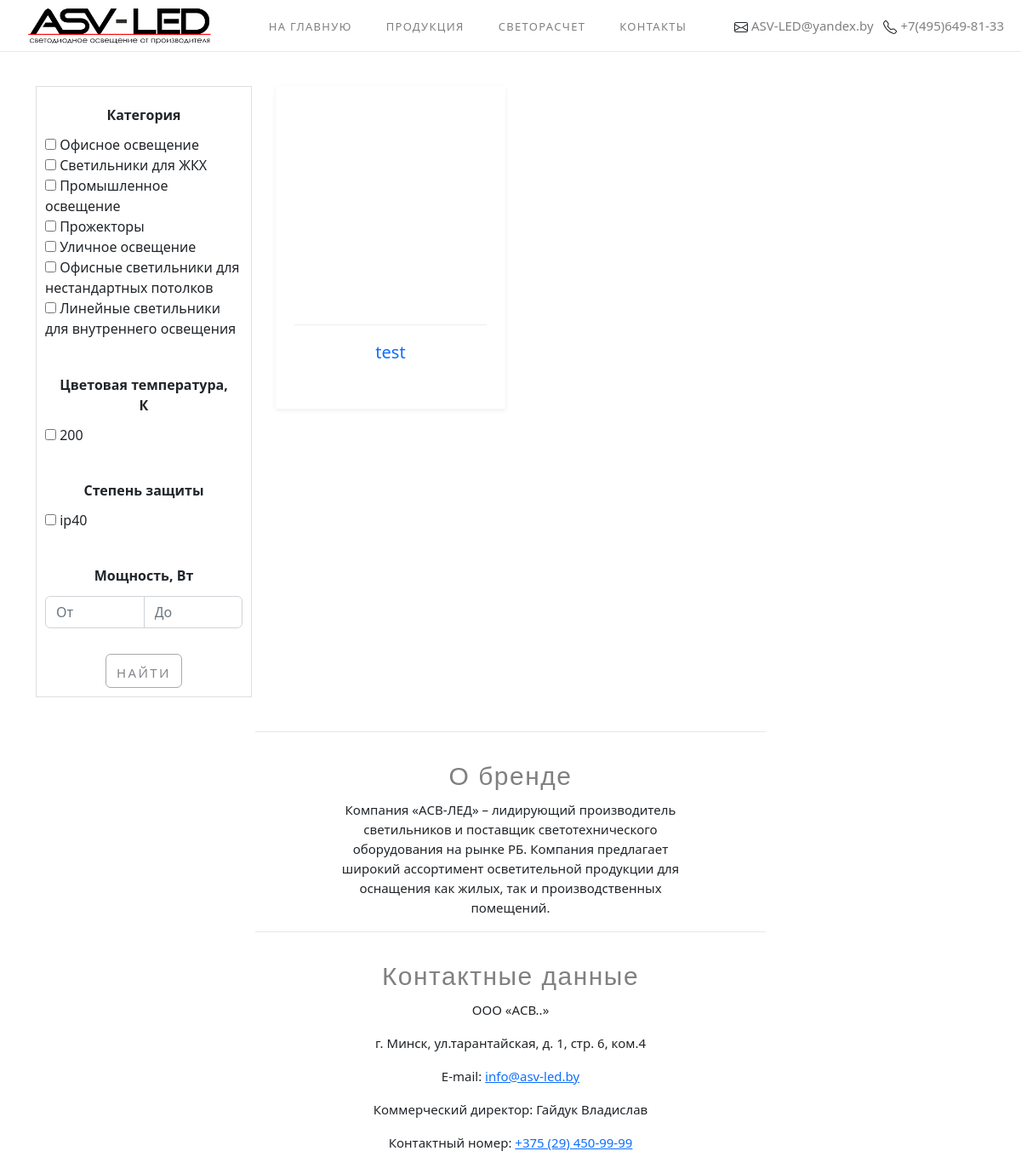
Page /catalog/ on the committed database.
### catalog/models.py (models this page shows, shortened)
class Category(models.Model):
    name = models.CharField('Категория', max_length=150)
    url = models.SlugField(max_length=160, unique=True)
    image = models.ImageField('Картинка', upload_to='img', null=True, blank=True)
    class Meta:
        verbose_name = 'Категория'
        verbose_name_plural = 'Категории'

class Kelvin(models.Model):
    name = models.CharField('Цветовая температура, К', max_length=150)
    url = models.SlugField(max_length=160, unique=True)
    class Meta:
        verbose_name = 'Цветовая температура'
        verbose_name_plural = 'Цветовые температуры'

class Protection(models.Model):
    name = models.CharField('Степень защиты', max_length=150)
    url = models.SlugField(max_length=160, unique=True)
    class Meta:
        verbose_name = 'Степень защиты'
        verbose_name_plural = 'Степени защиты'

class Catalog(models.Model):
    name = models.CharField('Название', max_length=50)
    lamp_type = models.CharField('Тип ламп', max_length=50, default='')
    rass_type = models.CharField('Тип рассеивателя', max_length=30, default='')
    power = models.PositiveSmallIntegerField('Мощность, Вт', default=1)
    svet_potok = models.CharField('Световой поток, Лм', max_length=20)
    temp_sveta = models.ForeignKey(Kelvin, verbose_name='Цветовая температура, К', on_delete=models.SET_NULL, null=True,)
    napruga = models.CharField('Номинальное напряжение, В', max_length=100)
    herz = models.CharField('Номинальная частота, Гц', max_length=100, default='')
    koef_power = models.CharField('Коэффициент мощности', max_length=100, default='')
    koef_ra = models.CharField('Коэффициент цветопередачи, Ra', max_length=100, default='')
    protection = models.ForeignKey(Protection, verbose_name='Степень защиты', on_delete=models.SET_NULL, null=True,)
    coef_puls = models.CharField('Коэффициент пульсации, %', max_length=10)
    usage_temp = models.CharField('Допустимая температура эксплуатации, С', max_length=20, default='')
    size = models.CharField('Габариты', max_length=100)
    tip_mon = models.CharField('Тип монтажа', max_length=30)
    garant = models.CharField('Гарантия', max_length=10)
    image = models.ImageField('Картинка', upload_to='img', null=True, blank=True)
    description = models.TextField('Описание', blank=True, null=True)
    category = models.ForeignKey(Category, verbose_name="Категория", on_delete=models.SET_NULL, null=True,)
    url = models.SlugField(unique=True, blank=True, null=True, db_index=True,)
    def get_absolute_url(self):
        return reverse('details', kwargs={'slug': self.url})
    class Meta:
        verbose_name = 'Товар'
        verbose_name_plural = 'Товары'

### catalog/views.py (the view)
# urls.py: path('', views.CatalogView.as_view(), name='catalog'),
class CatalogView(Category, ListView):
    model = Catalog
    queryset = Catalog.objects.all()
    template_name = 'catalog/catalog.html'
    context_object_name = 'item_list'

### catalog/views.py (called while the page is built)
    def get_category(self):
        return CatModel.objects.all()

    def get_kelvin(self):
        return KelModel.objects.all()

    def get_protection(self):
        return ProModel.objects.all()

### catalog/templates/catalog/catalog.html (shortened to what this page needs)
{% extends 'main/layout.html' %}
{% load static %}
{% block body %}
<link rel="stylesheet" href="https://cdnjs.cloudflare.com/ajax/libs/bootstrap-slider/11.0.2/css/bootstrap-slider.css" />
        <div class="container container-prod">
            <div class="">
                <div class="col-md-3">
                    <div class="filters-menu">
                        <form action="{% url 'filter' %}" method="get" name="filter" id="filter-form">
                            <div class="filters-menu-block">
                                <div class="filters-menu-heading">
                                        <span>Категория</span>
                                </div>
                                <div class="filters-menu-content">
                                    {% for category in view.get_category %}
                                        <input type="checkbox" class="checked" name="category" value="{{ category.url }}" id="category">
                                            <span>{{ category.name }}</span>
                                        <br>
                                    {% endfor %}
                                </div>
                            </div>
                            <div class="filters-menu-block">
                                <div class="filters-menu-heading">
                                        <span>Цветовая температура, К</span>
                                </div>
                                <div class="filters-menu-content">
                                    {% for kelvin in view.get_kelvin %}
                                        <input type="checkbox" class="checked" name="temp_sveta" value="{{ kelvin.url }}" id="kelvin">
                                            <span>{{ kelvin.name }}</span>
                                        <br>
                                    {% endfor %}
                                </div>
                            </div>
                            <div class="filters-menu-block">
                                <div class="filters-menu-heading">
                                        <span>Степень защиты</span>
                                </div>
                                <div class="filters-menu-content">
                                    {% for protection in view.get_protection %}
                                        <input type="checkbox" class="checked" name="protection" value="{{ protection.url }}" id="protection">
                                            <span>{{ protection.name }}</span>
                                        <br>
                                    {% endfor %}
                                </div>
                            </div>
                            <div class="filters-menu-block">
                                <div class="filters-menu-heading">
                                        <span>Мощность, Вт</span>
                                </div>
                                <div class="input-group">
                                        <input type="number" class="form-control" name="min_power" placeholder="От" min="1" id="min_power">
                                        <input type="number" class="form-control" name="max_power" placeholder="До" max="9999" id="max_power">
                                </div>
                            </div>
                        <button type="submit" class="btn btn--first">Найти</button>
                        </form>
                    </div>
        </div>
        <div class="col-md-9">
            <div class="row ">
                {% if item_list %}
                {% for el in item_list %}
                <div class="product-card">
                    <div class="product-thumb">
                        <a href="{{ el.get_absolute_url }}"><img src="{{ el.image.url }}" alt=""></a>
                    </div>
                    <div class="product-details">
                        <div class="product-bottom-details d-flex justify-content-center">
                            <h4><a href="{{ el.get_absolute_url }}">{{ el.name }}</a></h4>
                        </div>
                    </div>
                </div>
                {% endfor %}
                {% else %}
                    Товары отсутствуют
                {% endif %}
            </div>
        </div>
  </div>
</div>
{% endblock %}

### main/static/main/css/main.css (style rules this page uses)
html { scroll-behavior: smooth; }
body { background: white; margin: 0; padding: 0; }
* { box-sizing: border-box; }
.btn { display: block; border: none; outline: none; text-transform: uppercase; letter-spacing: 0.16em; text-align: center; text-decoration: none; cursor: pointer; background-color: transparent; color: #82858a; border: 1px solid #a7a9ac; height: 40px; line-height: 38px; transition: color .45s, border-color .35s; padding-top: 2px; }
.btn--first { font-size: 15px; transition: background-color .45s, color .35s background-color: transparent; margin: 0 auto; margin-top: 10%; }
@media (min-width: 768px) { .col-md-1, .col-md-2, .col-md-3, .col-md-4, .col-md-5, .col-md-6, .col-md-7, .col-md-8, .col-md-9, .col-md-10, .col-md-11, .col-md-12 { float: left; } }
@media (min-width: 768px) { .col-md-9 { width: 75%; } }
@media (min-width: 768px) { .col-md-3 { width: 25%; } }
.filters-menu { display: grid; border: 1px solid rgba(212, 212, 212, 0.75); height: 100%; margin-right: 25px; margin-bottom: 40px; padding: 10px; }
.filters-menu-heading { font-weight: 600; padding: 0.7rem; text-align: center; }
.input-group>.form-control, .input-group>.form-floating, .input-group>.form-select { position: initial; }
.filters-menu-block { margin-bottom: 30px; }
.container-prod { margin-top: 40px; margin-bottom: 40px; }
.form-control { bottom: 6px; }
.product-card { box-shadow: 0 2px 5px 0 rgba(0, 0, 0, 0.07); transition: all .3s; position: relative; box-sizing: border-box; width: 270px; vertical-align: top; margin-left: 15px; margin-bottom: 15px; }
.product-thumb a { display: flex; align-items: center; justify-content: center; height: 270px; padding: 20px; padding-top:none; }
.product-details { padding: 10px; }
.product-details h4 a { font-weight: 500; display: block; height: 60px; overflow: hidden; text-decoration: none; font-size: 20px; }
.product-bottom-details { overflow: hidden; border-top: 1px solid #eee; padding-top: 20px; }

### rows in the picture
Category: name "Офисное освещение"
Category: name "Светильники для ЖКХ"
Category: name "Промышленное освещение"
Category: name "Прожекторы"
Category: name "Уличное освещение"
Category: name "Офисные светильники для нестандартных потолков"
Category: name "Линейные светильники для внутреннего освещения"
Kelvin: name "200"
Protection: name "ip40"
Catalog: name "test"
